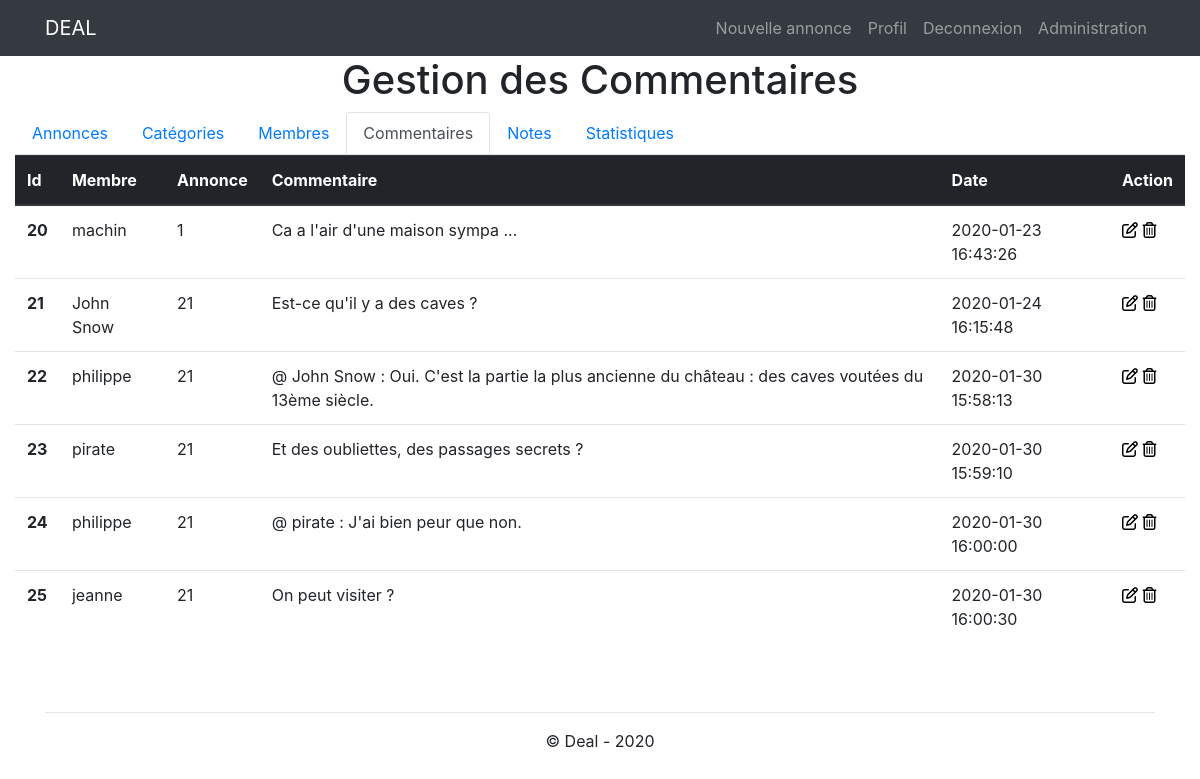
Page /admin/gestion_commentaires.php (signed in) on the earlier database version.
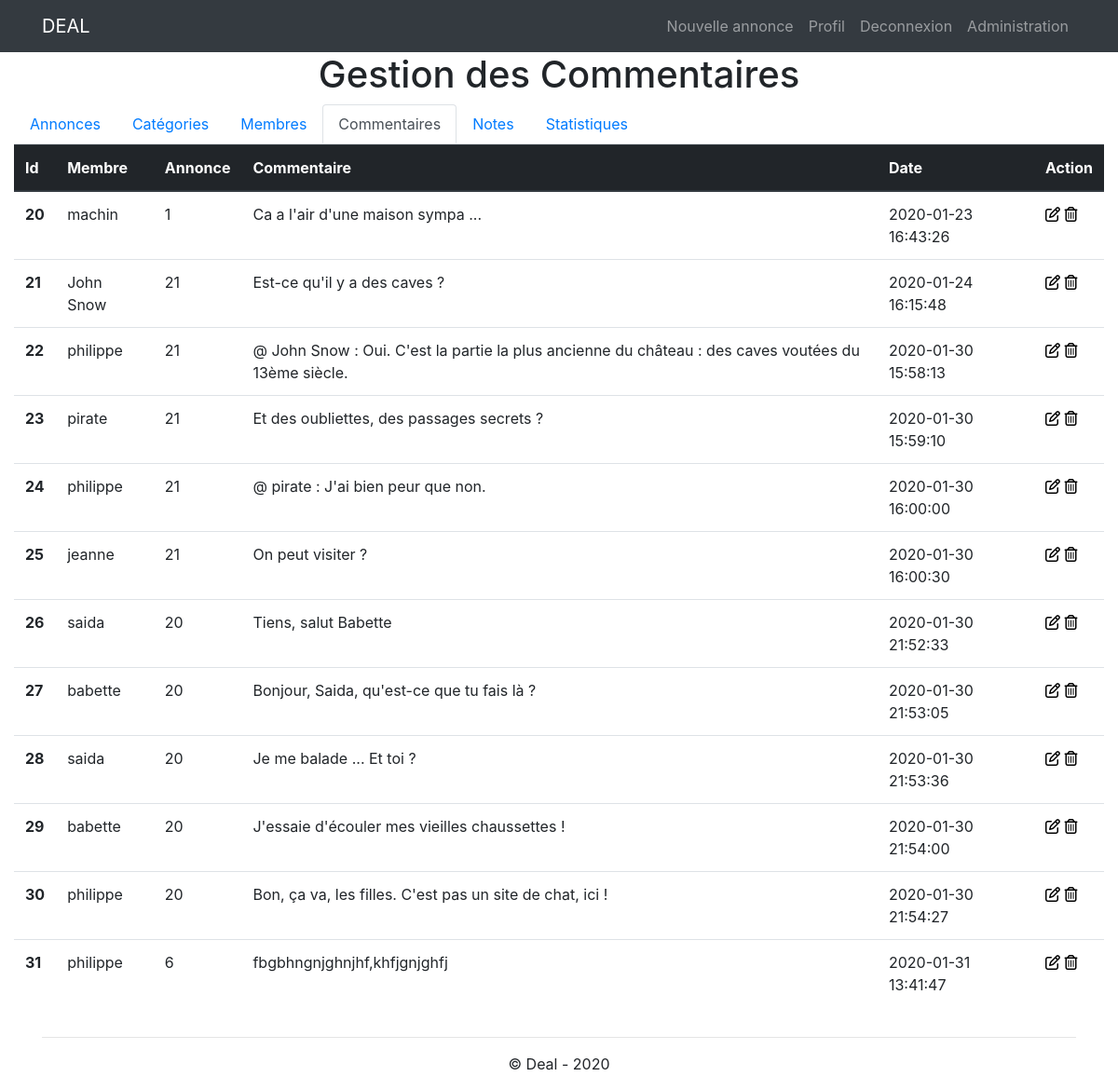
Same page on the later database version.
### tables this page shows
CREATE TABLE IF NOT EXISTS `commentaire` (
  `id` int(11) NOT NULL AUTO_INCREMENT,
  `commentaire` text NOT NULL,
  `membre_id` int(11) DEFAULT NULL,
  `annonce_id` int(11) NOT NULL,
  `date_enregistrement` datetime NOT NULL,
  PRIMARY KEY (`id`),
  KEY `annonce_id` (`annonce_id`),
  KEY `membre_id` (`membre_id`)
);

CREATE TABLE IF NOT EXISTS `membre` (
  `id` int(11) NOT NULL AUTO_INCREMENT,
  `pseudo` varchar(45) NOT NULL,
  `mdp` varchar(255) NOT NULL,
  `nom` varchar(45) NOT NULL,
  `prenom` varchar(45) NOT NULL,
  `telephone` varchar(45) NOT NULL,
  `email` varchar(45) NOT NULL,
  `civilite` enum('M.','Mme') NOT NULL,
  `role` enum('user','admin') NOT NULL,
  `date_enregistrement` datetime NOT NULL,
  PRIMARY KEY (`id`)
);

CREATE TABLE IF NOT EXISTS `annonce` (
  `id` int(11) NOT NULL AUTO_INCREMENT,
  `titre` varchar(255) NOT NULL,
  `description_courte` varchar(255) NOT NULL,
  `description_longue` text NOT NULL,
  `prix` float NOT NULL,
  `photo` varchar(255) NOT NULL,
  `pays` varchar(100) NOT NULL,
  `ville` varchar(100) NOT NULL,
  `adresse` text NOT NULL,
  `code_postal` char(5) NOT NULL,
  `membre_id` int(11) DEFAULT NULL,
  `categorie_id` int(11) NOT NULL,
  `date_enregistrement` datetime NOT NULL,
  PRIMARY KEY (`id`),
  KEY `membre_id` (`membre_id`),
  KEY `categorie_id` (`categorie_id`)
);

### inc/init.php (called while the page is built, shortened)
<?php
$pdo = new PDO( 'mysql:host=localhost;dbname=deal'
              , 'root'
              , ''
              , array ( PDO::ATTR_ERRMODE => PDO::ERRMODE_WARNING
              	      , PDO::MYSQL_ATTR_INIT_COMMAND => 'SET NAMES utf8'
              	      )
              );
$contenu = '';
require_once 'functions.php';

### admin/gestion_commentaires.php (the view, shortened to what this page needs)
<?php
require_once '../inc/init.php';
$resultat = executerRequete ("SELECT c.id id, c.commentaire commentaire, m.pseudo pseudo, a.id annonce, c.date_enregistrement date_enregistrement
                              FROM commentaire c, membre m, annonce a
                              WHERE c.membre_id=m.id AND c.annonce_id=a.id");
$contenu .='<div class="table-responsive">';
$contenu .=   '<table class="table">';
$contenu .=      '<thead class="thead-dark">';
$contenu .=          '<tr>';
$contenu .=              '<th>Id</th>';
$contenu .=              '<th>Membre</th>';
$contenu .=              '<th>Annonce</th>';
$contenu .=              '<th>Commentaire</th>';
$contenu .=              '<th>Date</th>';
$contenu .=              '<th>Action</th>';
$contenu .=          '</tr>';
$contenu .=      '</thead>';
while ($ligne = $resultat->fetch(PDO::FETCH_ASSOC))
	{
	extract ($ligne);
	$contenu .= '<tr>';
	$contenu .=     '<th scope="row">' . $id . '</th>';
	$contenu .=     '<td>' . $pseudo . '</td>';
	$contenu .=     '<td>' . $annonce . '</td>';
	$contenu .=     '<td>' . $commentaire . '</td>';
	$contenu .=     '<td>' . $date_enregistrement . '</td>';
	$contenu .=     '<td>';
	$contenu .=         '<a href="?modification='.$ligne['id'].'#formulaire" class="liens-noirs">'.MODIFIER.'</a>'."\n";
	$contenu .=         '<a href="?suppression='.$ligne['id'].'" onclick="return confirm(\'Etes-vous certain de vouloir supprimer ce commentaire ?\')" class="liens-noirs">'.POUBELLE.'</a>';
	$contenu .=     '</td>';
	$contenu .= '</tr>';
	}
$contenu .=   '</table>';
$contenu .='</div>';
require_once '../inc/header.php';
navigation_admin ('Commentaires');
echo $contenu;
?>
<?php
require_once '../inc/footer.php';

### inc/header.php (shortened to what this page needs)
<!DOCTYPE html>
<html lang="fr">
<head>
	<link
		rel="stylesheet"
		href="https://stackpath.bootstrapcdn.com/bootstrap/4.1.3/css/bootstrap.min.css"
	>
	<link rel="stylesheet" href="<?php echo RACINE_SITE ?>css/style.css">
</head>
<body>
	<nav class="navbar navbar-expand-lg navbar-dark bg-dark">
		<div class="container">
			<a class="navbar-brand" href="<?php echo RACINE_SITE . 'index.php'; ?>">DEAL</a>
			<div class="collapse navbar-collapse" id="nav1">
				<ul class="navbar-nav ml-auto">
					<?php
					echo '<li><a class="nav-link" href="'.RACINE_SITE.'gestion_annonces.php?creation">Nouvelle annonce</a></li>';
					if (estConnecte())
						{
						echo '<li><a class="nav-link" href="'.RACINE_SITE.'profil.php">Profil</a></li>';
						echo '<li><a class="nav-link" href="'.RACINE_SITE.'?action=deconnexion">Deconnexion</a></li>';
						}
					else
						{
						echo '<li><a class="nav-link" href="'.RACINE_SITE.'inscription.php">Inscription</a></li>';
						echo '<li><a class="nav-link" data-toggle="modal" href="#modaleConnexion">Connexion</a></li>';
						}
					if (estAdmin())
						{
						echo '<li><a class="nav-link" href="'.RACINE_SITE.'gestion_annonces.php">Administration</a></li>';
						}
					?>
				</ul>
			</div>
		</div>
	</nav>
	<div class="container" style="min-height:80vh;width:100%;max-width:100vw">
		<div class="row">
			<div class="col-12">

### inc/functions.php (shortened to what this page needs)
<?php
function estConnecte()
	{
	return isset($_SESSION['membre']);
	}
function estAdmin ()
	{
	return estConnecte() && $_SESSION['membre']['role']=='admin';
	}
function navigation_admin ($titre)
	{
	if (estAdmin())
		{
		echo '<div style="text-align:center;">';
		if ($titre == 'Statistiques')
			echo '<h1 classe="mt-4">'.$titre.'</h1>';
		else
			echo '<h1 classe="mt-4">Gestion des '.$titre.'</h1>';
		echo '</div>';
		echo '<ul class="nav nav-tabs"> ';
		echo '	<li><a class="nav-link'.($titre=='Annonces'?' active':'').'" href="'.RACINE_SITE.'gestion_annonces.php">Annonces</a></li>';
		echo '	<li><a class="nav-link'.($titre=='Catégories'?' active':'').'" href="'.RACINE_SITE.'admin/gestion_categories.php">Catégories</a></li>';
		echo '	<li><a class="nav-link'.($titre=='Membres'?' active':'').'" href="'.RACINE_SITE.'admin/gestion_membres.php">Membres</a></li>';
		echo '	<li><a class="nav-link'.($titre=='Commentaires'?' active':'').'" href="'.RACINE_SITE.'admin/gestion_commentaires.php">Commentaires</a></li>';
		echo '	<li><a class="nav-link'.($titre=='Notes'?' active':'').'" href="'.RACINE_SITE.'admin/gestion_notes.php">Notes</a></li>';
		echo '	<li><a class="nav-link'.($titre=='Statistiques'?' active':'').'" href="'.RACINE_SITE.'admin/statistiques.php">Statistiques</a></li>';
		echo '</ul>';
		}
	}
function executerRequete ($requete, $param=array())
	{
	global $pdo;
	$resultat = $pdo->prepare($requete);
	if ($resultat->execute($param))
		return $resultat;
	else
		return false;
	}

### inc/footer.php
			</div>
		</div>
	</div>
	<footer>
		<div class="container">
			<hr>
			<div class="row text-center">
				<div class="col">
					<p>&copy; Deal - 2020</p>
				</div>
			</div>
		</div>
	</footer>
</body>
</html>

### css/style.css (style rules this page uses)
.liens-noirs,.liens-noirs:link,.liens_noirs:visited,.liens_noirs:hover,.liens_noirs:active { color:black; }

Differences in the rows shown:
added commentaire: id "26", membre.pseudo "saida", annonce "20", commentaire "Tiens, salut Babette", date_enregistrement "2020-01-30 21:52:33"
added commentaire: id "27", membre.pseudo "babette", annonce "20", commentaire "Bonjour, Saida, qu'est-ce que tu fais là ?", date_enregistrement "2020-01-30 21:53:05"
added commentaire: id "28", membre.pseudo "saida", annonce "20", commentaire "Je me balade ... Et toi ?", date_enregistrement "2020-01-30 21:53:36"
added commentaire: id "29", membre.pseudo "babette", annonce "20", commentaire "J'essaie d'écouler mes vieilles chaussettes !", date_enregistrement "2020-01-30 21:54:00"
added commentaire: id "30", membre.pseudo "philippe", annonce "20", commentaire "Bon, ça va, les filles. C'est pas un site de chat, ici !", date_enregistrement "2020-01-30 21:54:27"
added commentaire: id "31", membre.pseudo "philippe", annonce "6", commentaire "fbgbhngnjghnjhf,khfjgnjghfj", date_enregistrement "2020-01-31 13:41:47"
